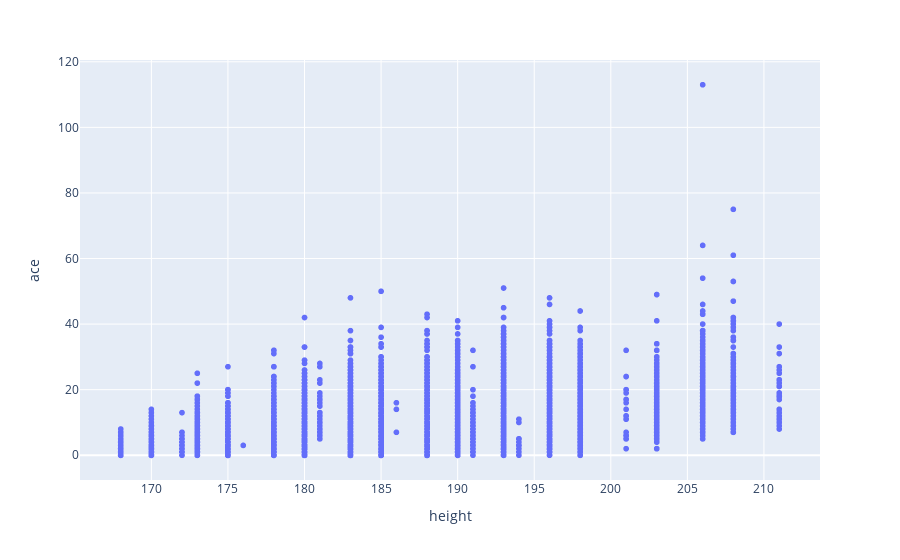

The cell this chart's notebook holds for it:
### Code cell
#relacion entre altura y numero de aces
fig4 = px.scatter(matches, x = 'height', y = 'ace')
fig4.show()

### Figure 1 — Plotly figure (JSON) as saved in the notebook; plotly's stock layout.template omitted (floating-point values rounded to 4 significant figures; data arrays with more than 128 entries replaced by an {"elided": "..."} marker saying what was removed)
{"data": [{"hovertemplate": "height=%{x}<br>ace=%{y}<extra></extra>", "legendgroup": "", "marker": {"color": "#636efa", "symbol": "circle"}, "mode": "markers", "name": "", "showlegend": false, "type": "scattergl", "x": {"elided": "23467 int values"}, "xaxis": "x", "y": {"elided": "23467 int values"}, "yaxis": "y"}], "layout": {"legend": {"tracegroupgap": 0}, "margin": {"t": 60}, "xaxis": {"anchor": "y", "domain": [0, 1], "title": {"text": "height"}}, "yaxis": {"anchor": "x", "domain": [0, 1], "title": {"text": "ace"}}}}
